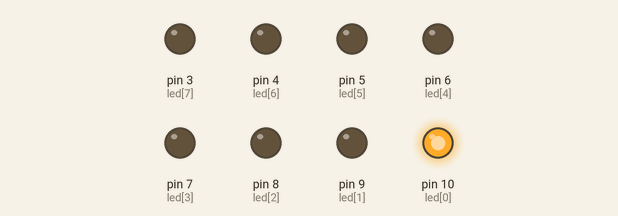
Recording of a sketch running on a simulated Arduino Uno, built with avr-gcc and run on an emulated ATmega328P. Shown: output pins drawn as LEDs (lit = HIGH).

Above: at 0.1 s.
At 0.9 s:
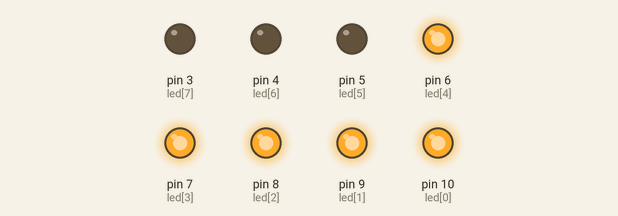
At 1.3 s:
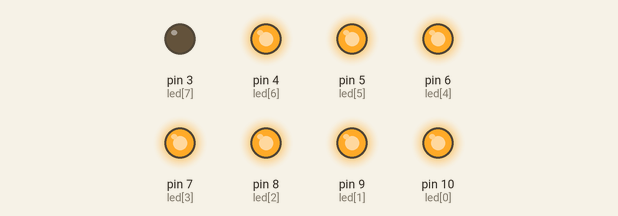
At 1.8 s:
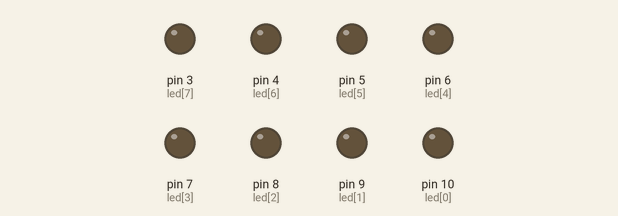
At 3.2 s:
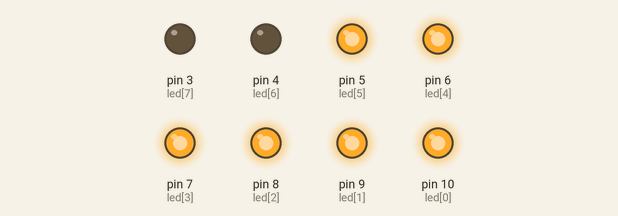
At 4.7 s:
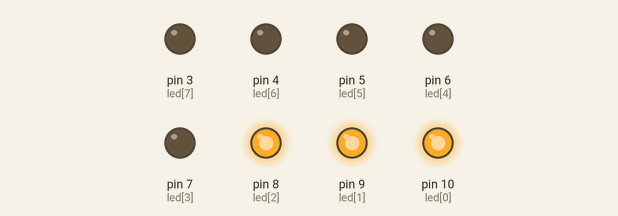
Timing chart, 0 to 5.0 s (numbered marks = the images above):
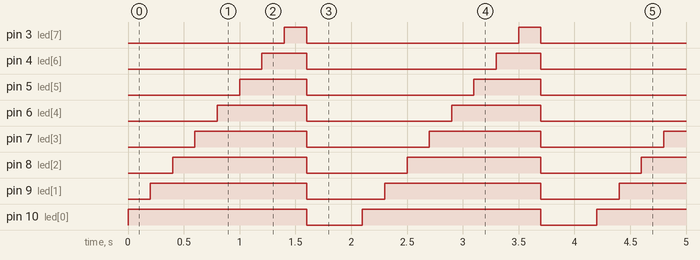

Measured:
- by itself, pin 3 (led[7]): alternates HIGH for 0.20 s and LOW for 1.9 s
- by itself, pin 4 (led[6]): alternates HIGH for 0.40 s and LOW for 1.7 s
- by itself, pin 5 (led[5]): alternates HIGH for 0.60 s and LOW for 1.5 s
- by itself, pin 6 (led[4]): alternates HIGH for 0.80 s and LOW for 1.3 s
- by itself, pin 7 (led[3]): alternates HIGH for 1.0 s and LOW for 1.1 s
- by itself, pin 8 (led[2]): alternates HIGH for 1.2 s and LOW for 0.90 s
- by itself, pin 9 (led[1]): alternates HIGH for 1.4 s and LOW for 0.70 s
- by itself, pin 10 (led[0]): alternates HIGH for 1.6 s and LOW for 0.50 s

The sketch:

test2.ino
```cpp
/*main*/

const byte NUM=8;
const byte
led[]={10,9,8,7,6,5,4,3};
const int delaytime=500;
int ii;
void setup() {
for (ii=0;ii<NUM;ii++)
{ pinMode(led[ii],OUTPUT);
 digitalWrite(led[ii],LOW);
}
}


void loop()
{


/*全亮全滅*/
for(ii=0;ii<NUM;ii++)

{ digitalWrite(led[ii],HIGH);
 delay(200);

 }
 for (ii=0;ii<NUM;ii++)
{
 digitalWrite(led[ii],LOW);
}
delay(delaytime);
}
```
